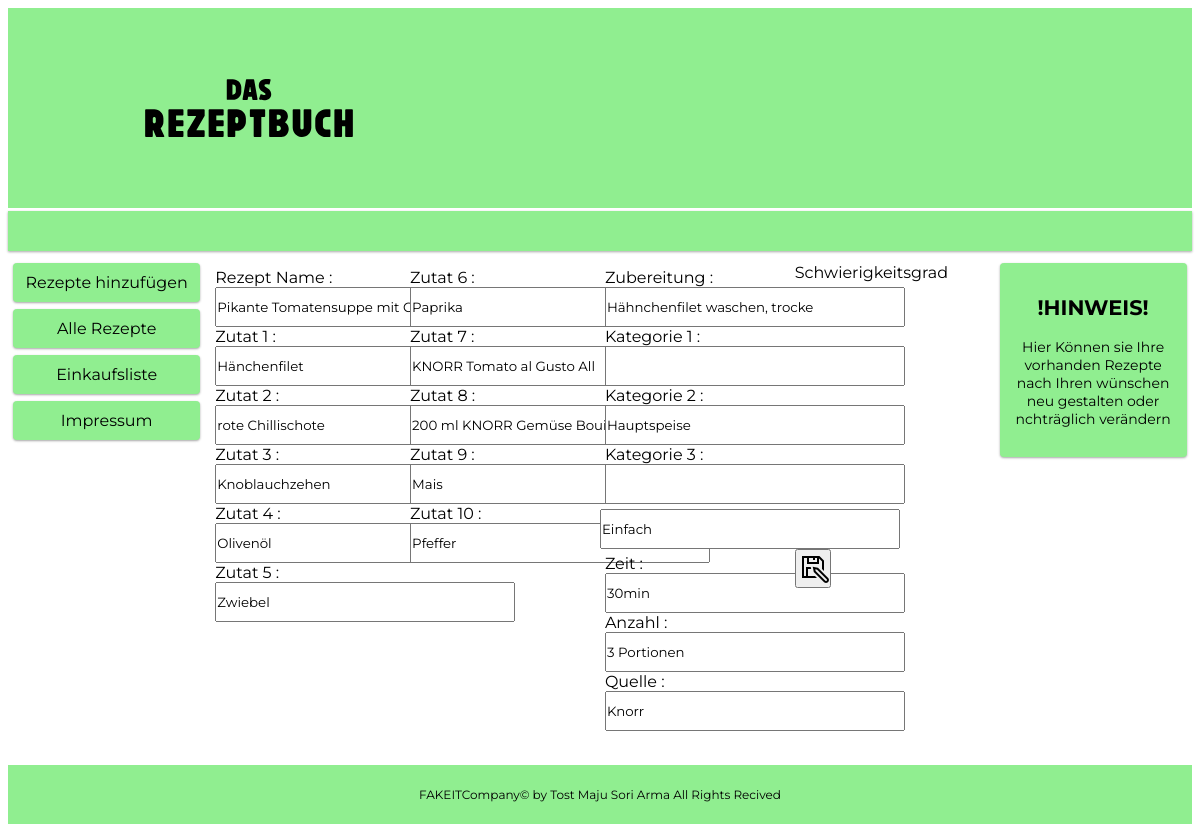
Page /includes/edit.php?id=43 on the committed database.
### tables this page shows
CREATE TABLE `rezepte` (
  `ID` int(11) NOT NULL,
  `namerecipe` varchar(30) NOT NULL,
  `ingredient1` varchar(30) NOT NULL,
  `ingredient2` varchar(30) NOT NULL,
  `ingredient3` varchar(30) NOT NULL,
  `ingredient4` varchar(30) NOT NULL,
  `ingredient5` varchar(30) NOT NULL,
  `ingredient6` varchar(30) NOT NULL,
  `ingredient7` varchar(30) NOT NULL,
  `ingredient8` varchar(30) NOT NULL,
  `ingredient9` varchar(30) NOT NULL,
  `ingredient10` varchar(30) NOT NULL,
  `preparation` varchar(1000) DEFAULT NULL,
  `cathegory1` varchar(30) NOT NULL,
  `cathegory2` varchar(30) NOT NULL,
  `cathegory3` varchar(30) NOT NULL,
  `difficulty` varchar(30) NOT NULL,
  `time` varchar(30) NOT NULL,
  `amount` varchar(30) NOT NULL,
  `source` varchar(30) NOT NULL
);

### includes/edit.php (the view, shortened to what this page needs)
<!DOCTYPE html>
<html lang="de">
<head>
    <link rel="stylesheet" type="text/css" href="../style/style.css" />
</head>
<body>
    <div class="header">
        <a href="../index.php"><img src="../images/rezeptbuch_logo-01.svg"></a>
    </div>
    <div class="row">
        <div class=" side_sb col-12 col-s-9">
        </div>
    </div>
    <div class="row">
        <div class="col-2 col-s-3 menu">
            <ul>
            <li onclick="location.href='../Rezeptform.php'">
                <a>Rezepte hinzufügen</a>
            </li>
            <li onclick="location.href='../Alle_Rezepte.php'">
                <a>Alle Rezepte</a>
            </li>
            <li onclick="location.href='../Einkaufsliste.php'">
                <a>Einkaufsliste</a>
            </li>
            <li onclick="location.href='../Impressum.php'">
                <a>Impressum</a>
            </li>
            </ul>
        </div>
        <div class="row col-8 col-s-9">
    <?php
            $pdo = new PDO('mysql:host=localhost;dbname=rezeptbuch', 'root', '');
            $id = $_GET['id'];
            $sql = "SELECT * FROM rezepte WHERE id =" .$id ."";
                foreach ($pdo->query($sql) as $row) {
                echo "<form action='update.php?id=" . $row['ID'] . "' method ='post'>";
                echo  "<div class='col-3 col-s-12'>Rezept Name :<br><input type='text' name='namerecipe' id='namerecipe' value= '" . $row['namerecipe'] ."'><br>";
                echo  "Zutat 1 : <br><input type='text' name='ingredient1' id='ingredient1' value = '" . $row['ingredient1'] ."'><br>";
                echo  "Zutat 2 : <br><input type='text' name='ingredient2' id='ingredient2' value = '" . $row['ingredient2'] ."'><br>";
                echo  "Zutat 3 : <br><input type='text' name='ingredient3' id='ingredient3' value = '" . $row['ingredient3'] ."'><br>";
                echo  "Zutat 4 : <br><input type='text' name='ingredient4' id='ingredient4' value = '" . $row['ingredient4'] ."'><br>";
                echo  "Zutat 5 : <br><input type='text' name='ingredient5' id='ingredient5' value = '" . $row['ingredient5'] ."'><br></div>";
                echo  "<div class='col-3 col-s-12'>Zutat 6 : <br><input type='text' name='ingredient6' id='ingredient6' value = '" . $row['ingredient6'] ."'><br>";
                echo  "Zutat 7 : <br><input type='text' name='ingredient7' id='ingredient7' value = '" . $row['ingredient7'] ."'><br>";
                echo  "Zutat 8 : <br><input type='text' name='ingredient8' id='ingredient8' value = '" . $row['ingredient8'] ."'><br>";
                echo  "Zutat 9 : <br><input type='text' name='ingredient9' id='ingredient9' value = '" . $row['ingredient9'] ."'><br>";
                echo  "Zutat 10 : <br><input type='text' name='ingredient10' id='ingredient10' value = '" . $row['ingredient10'] ."'><br></div>";
                echo  "<div class='col-3 col-s-12'>Zubereitung : <br><input type='text' name='preparation' id='preparation' value = '" . $row['preparation'] ."'><br>";
                echo  "Kategorie 1 : <br><input type='text' name='cathegory1' id='cathegory' pvalue = '" . $row['cathegory1'] ."'><br>";
                echo  "Kategorie 2 : <br><input type='text' name='cathegory2' id='cathegory' value = '" . $row['cathegory2'] ."'><br>";
                echo  "Kategorie 3 : <br><input type='text' name='cathegory3' id='cathegory' value = '" . $row['cathegory3'] ."'><br></div>";
                echo  "Schwierigkeitsgrad <br><input type='text' name='difficulty' id='difficulty' value = '" . $row['difficulty'] ."'><br>";
                echo  "<div class='col-3 col-s-12'>Zeit : <br><input type='text' name='time' id='time' value = '" . $row['time'] ."'><br>";
                echo  "Anzahl : <br><input type='text' name='amount' id='amount' value = '" . $row['amount'] ."'><br>";
                echo  "Quelle : <br><input type='text' name='source' id='source' value = '" . $row['source'] ."'><br></div>";
                }
            echo  "<button type='submit'><img class='icon' src='../images/save.png'></button>";
            echo  "</form>";
    ?>
            </div>
        <div class="row col-2 col-s-9">
                <div class="aside">
                    <h2>!HINWEIS!</h2>
                    <p>Hier Können sie Ihre vorhanden Rezepte nach Ihren wünschen neu gestalten oder nchträglich verändern </p>
                </div>
        </div>
    </div>
    <div class="footer">
            <p>FAKEITCompany© by Tost Maju Sori Arma      All Rights Recived</p>
        </div>
</body>
</html>

### style/style.css (style rules this page uses)
* { box-sizing: border-box; padding: 0; font-family: Montserrat, sans-serif; }
html { font-family: "Lucida Sans", sans-serif; background-color: white; }
img { width: auto; margin-left: 0; padding: 0; z-index: -1; float:none; height: 200px; }
.row::after { content: ""; clear: both; display: table; }
[class*="col-"] { float: left; padding: 5px; }
.header { background-color: lightgreen; color: #ffffff; height: 200px; margin-bottom: 3px; }
.header img { width: 600px; height: 100%; padding-right: 10%; margin-top: 0; }
.side_sb { height: 40px; margin-bottom: 7px; background-color: lightgreen; box-shadow: 0 1px 3px rgba(0, 0, 0, 0.12), 0 1px 2px rgba(0, 0, 0, 0.24); }
.menu ul { list-style-type: none; margin: 0; padding: 0; }
.menu li { padding: 10px 0 10px 0; margin-bottom: 7px; background-color: lightgreen; color: black; box-shadow: 0 1px 3px rgba(0, 0, 0, 0.12), 0 1px 2px rgba(0, 0, 0, 0.24); text-align: center; border-radius: 4px; }
.menu li a { text-decoration: none; }
.aside { background-color: lightgreen; padding: 15px; color: black; text-align: center; font-size: 14px; box-shadow: 0 1px 3px rgba(0, 0, 0, 0.12), 0 1px 2px rgba(0, 0, 0, 0.24); border-radius: 4px; }
.footer { background-color: lightgreen; color: black; text-align: center; font-size: 12px; margin-top: 2%; padding: 10px; }
.icon { height:auto; width:auto; }
input { width:300px; height:40px; }
[class*="col-"] { width: 100%; }
@media only screen and (min-width: 600px) { .col-s-3 { width: 25%; } }
@media only screen and (min-width: 600px) { .col-s-9 { width: 75%; } }
@media only screen and (min-width: 600px) { .col-s-12 { width: 100%; } }
@media only screen and (min-width: 768px) { .col-2 { width: 16.66%; } }
@media only screen and (min-width: 768px) { .col-3 { width: 25%; } }
@media only screen and (min-width: 768px) { .col-8 { width: 66.66%; } }
@media only screen and (min-width: 768px) { .col-12 { width: 100%; } }

### rows in the picture
rezepte: namerecipe "Pikante Tomatensuppe mit Chill", ingredient1 "Hänchenfilet", ingredient2 "rote Chillischote", ingredient3 "Knoblauchzehen", ingredient4 "Olivenöl", ingredient5 "Zwiebel", ingredient6 "Paprika", ingredient7 "KNORR Tomato al Gusto All", ingredient8 "200 ml KNORR Gemüse Bouillon", ingredient9 "Mais", ingredient10 "Pfeffer", preparation "Hähnchenfilet waschen, trocke", cathegory2 "Hauptspeise", difficulty "Einfach", time "30min", amount "3 Portionen", source "Knorr"
